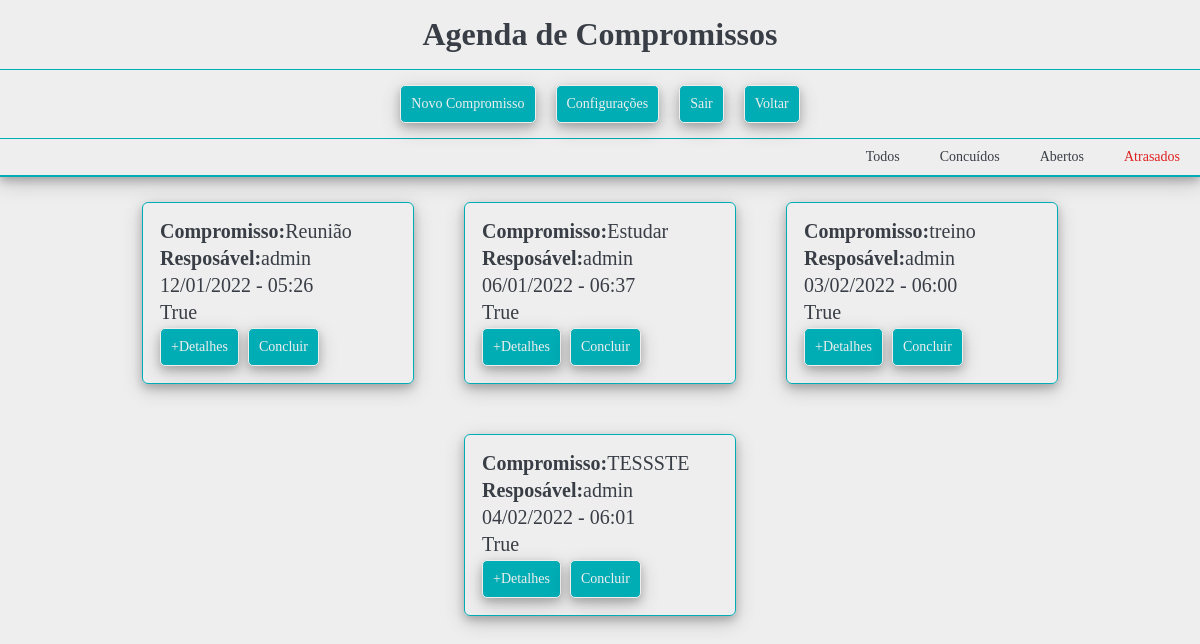
The app's page /meuscompromissos/concluidos/ (signed in) with its own data.
### agendacore/models.py (models this page shows, shortened)
class Compromisso(models.Model):
    titulo = models.CharField(max_length=50)
    descricao = models.TextField(blank=True, null=True)
    data_compromisso = models.DateTimeField(verbose_name='Data do Compromisso')
    data_criacao = models.DateTimeField(auto_now=True)
    usuario = models.ForeignKey(User, on_delete=models.CASCADE)
    situacao = models.CharField(max_length=10, default='Aberto')
    concluido = models.BooleanField(default=False)
    def get_data_compromisso(self):
        return self.data_compromisso.strftime('%d/%m/%Y - %H:%M')

### meuscompromissos/views.py (the view)
# urls.py: path('concluidos/', views.compromissosConcluido),
@login_required(login_url='login/')
def compromissosConcluido(request):
    usuario = request.user
    compromisso = Compromisso.objects.filter(usuario=usuario, concluido=True)
    response = {'compromissos': compromisso}
    return render(request,'meuscompromissos.html', response)

### templates/meuscompromissos.html
{% include 'header.html' %}
<div class="menu">
    <a href="/meuscompromissos/novocompromisso/" class="botao menu-botao">Novo Compromisso</a>
    <a href="../admin" class="botao menu-botao">Configurações</a>
    <a href="/meuscompromissos/logout" class="botao menu-botao">Sair</a>
    <a href="../" class="botao menu-botao">Voltar</a>
  </div>
  <div class="row menu-situacao">
    <a href="/meuscompromissos/" class="botao bt menu-botao">Todos</a>
    <a href="/meuscompromissos/concluidos/" class="botao bt menu-botao">Concuídos</a>
    <a href="/meuscompromissos/abertos/" class="botao bt menu-botao">Abertos</a>
    <a href="/meuscompromissos/atrasados/" class="botao bt bt-atrasado menu-botao">Atrasados</a>
  </div>
</div>
<div class="container">
  <div class="row">
    {% for compromisso in compromissos  %}
    <div class="card">
      <div class="card-content">
        <ul>
          <li class="compromisso"><b>Compromisso:</b>{{compromisso.titulo}}</li>
          <li class="responsavel"><b>Resposável:</b>{{compromisso.usuario}}</li>
          <li class="data-hora"> {{compromisso.get_data_compromisso}}</li>
          <li class="responsavel"> {{compromisso.concluido}}</li>
          <a href="/meuscompromissos/detalhes/?id={{ compromisso.id }}" class="botao">+Detalhes</a>
          <a href="/meuscompromissos/concluir/{{ compromisso.id }}" class="botao">Concluir</a>
        </ul>
      </div>
    </div>
    {% endfor %}
  </div>
</div>
{% include 'footer.html' %}

### static/css/style.css (style rules this page uses)
* { margin: 0; padding: 0; color: #393E46; }
body { background: #EEEEEE; }
.row { display: flex; justify-content: center; flex-wrap: wrap; }
.card { border: solid #00ADB5 1px; border-radius: 6px; box-shadow: 0 4px 8px 0 rgba(0, 0, 0, 0.2), 0 6px 20px 0 rgba(0, 0, 0, 0.19); width: 15rem; overflow: hidden; margin: 25px; padding: 15px; }
li { padding: 2px; }
.card-content { margin: auto; font-size: 20px; }
ul { list-style-type: none; }
.botao, button { background-color: #00ADB5; box-shadow: 0 4px 8px 0 rgba(0, 0, 0, 0.2), 0 6px 20px 0 rgba(0, 0, 0, 0.19); border-radius: 5px; border: solid #EEEEEE 1px; color: #EEEEEE; padding: 10px; text-align: center; text-decoration: none; display: inline-block; font-size: 14px; margin: 2px 2px; cursor: pointer; }
.menu { display: flex; justify-content: center; flex-wrap: wrap; border-top: 1px solid #00ADB5; padding: 15px; }
.menu-botao { margin: 0 10px; }
.bt { border: none; background: none; color: #393E46; box-shadow: none; font-size: 14px; }
.bt-atrasado { border: none; color: #df2020; box-shadow: none }
.menu-situacao { justify-content: flex-end; border-top: 1px solid #00ADB5; }

### records on screen
Compromisso: titulo "Reunião", usuario "admin", get_data_compromisso "12/01/2022 - 05:26", concluido "True"
Compromisso: titulo "Estudar", usuario "admin", get_data_compromisso "06/01/2022 - 06:37", concluido "True"
Compromisso: titulo "treino", usuario "admin", get_data_compromisso "03/02/2022 - 06:00", concluido "True"
Compromisso: titulo "TESSSTE", usuario "admin", get_data_compromisso "04/02/2022 - 06:01", concluido "True"
